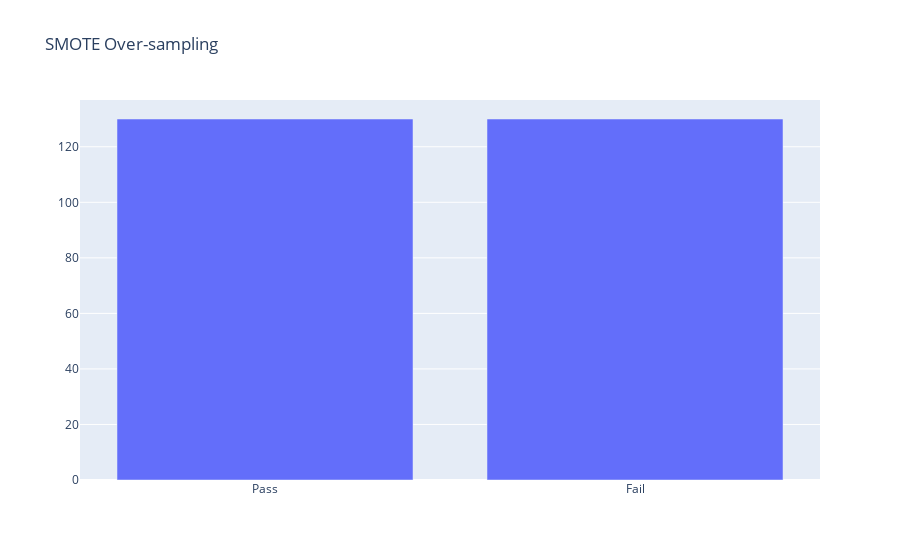

Write notebook code for a chart like this one.
### Markdown cell above
## 1.2. SMOTE Over-sampling

### Code cell
smote = SMOTE(sampling_strategy = 'minority', random_state = 12)
X_smote, y_smote = smote.fit_resample(X_train, y_train)
fig = dataset_barplot(y_smote, 'SMOTE Over-sampling')
fig.write_html('plots/RF/SMOTE_OS_bar.html')
print("The count of pass (SMOTE Over-sampling):", sum(y_smote['OverallPoF']==0))
print("The count of fail (SMOTE Over-sampling):", sum(y_smote['OverallPoF']==1))

### Figure 1 — Plotly figure (JSON) as saved in the notebook; plotly's stock layout.template omitted (floating-point values rounded to 4 significant figures)
{"data": [{"type": "bar", "x": ["Pass", "Fail"], "y": [130, 130]}], "layout": {"title": {"text": "SMOTE Over-sampling"}}}
